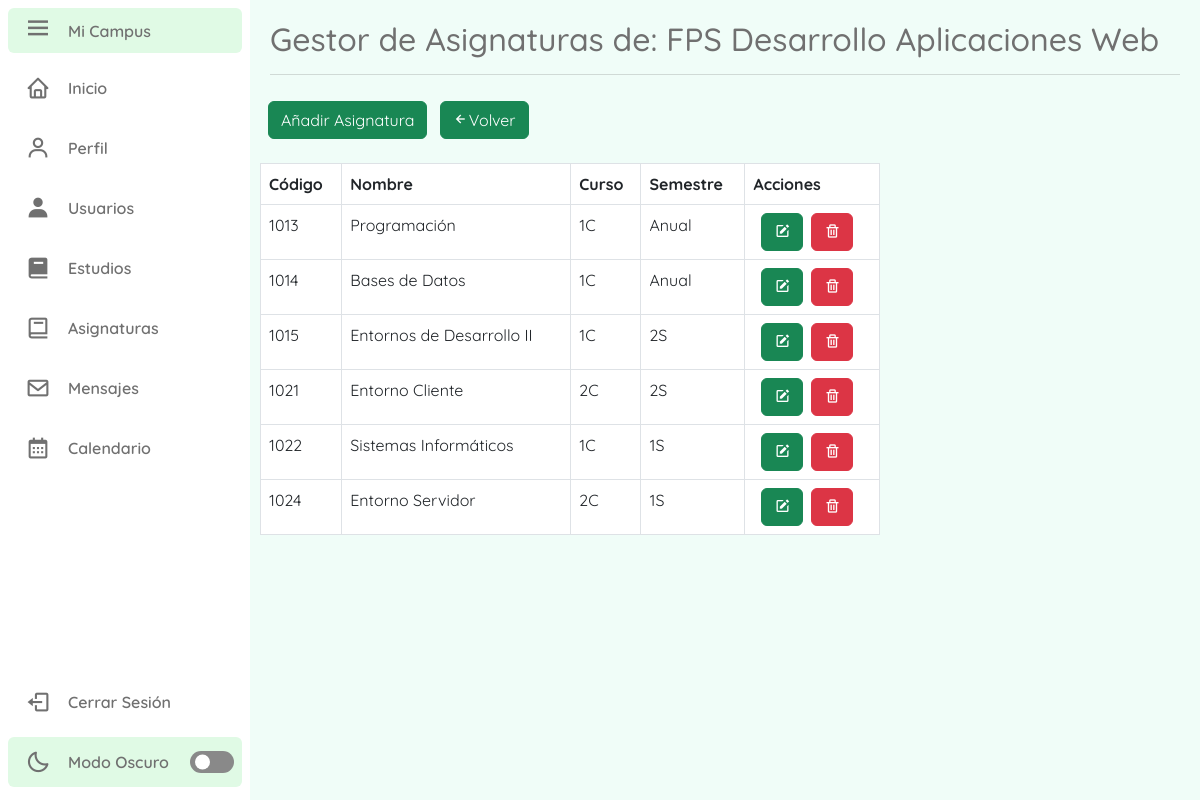
The page /anadirAsignaturas/1 (signed in) on the database its author committed.
### tables this page shows
CREATE TABLE `modulos` (
  `moduloID` int(11) NOT NULL,
  `nombre` varchar(225) DEFAULT NULL
);

CREATE TABLE `asignaturas` (
  `asignaturaID` int(11) NOT NULL,
  `nombre` varchar(255) NOT NULL,
  `curso` varchar(50) NOT NULL,
  `semestre` varchar(50) NOT NULL,
  `moduloID_FK` int(11) NOT NULL
);

### Controllers/templateC.php (called while the page is built)
<?php
    class Template{
        public function LlamarTemplate(){
            include "Views/main.php";
        }
    }
?>

### index.php (called while the page is built, shortened)
<?php
    require_once "Controllers/templateC.php";
    require_once "Models/usuariosM.php";
    require_once "Controllers/estudiosC.php";
    require_once "Models/estudiosM.php";
    require_once "Controllers/asignaturasC.php";
    require_once "Models/asignaturasM.php";
    $template = new Template();
    $template -> LlamarTemplate();
?>

### Controllers/estudiosC.php (called while the page is built, shortened)
<?php
    class EstudiosC{
        public static function ListadoEstudiosC($columna, $valor){
            $tablaBD = "modulos";
            $result = EstudiosM::ListadoEstudiosM($tablaBD, $columna, $valor);
            return $result;
        }
    }
?>

### Models/Conexion.php (called while the page is built)
<?php
    class Conexion{
        public static function conexionBD(){
            $bd = new PDO("mysql:host=localhost;dbname=campus;", "root", "");
            $bd -> exec("SET NAMES utf8");
            return $bd;
        }
    }
?>

### Models/estudiosM.php (called while the page is built, shortened)
<?php
    require_once "Conexion.php";
    class EstudiosM extends Conexion{
        public static function ListadoEstudiosM($tablaBD, $columna, $valor){
            $pdo = Conexion::conexionBD() -> prepare("SELECT * FROM $tablaBD WHERE $columna = :$columna");
            $pdo -> bindparam(":".$columna, $valor, PDO::PARAM_STR);
            $pdo -> execute();
            return $pdo -> fetch();
        }
    }
?>

### Controllers/asignaturasC.php (called while the page is built, shortened)
<?php
    class AsignaturaC{
        public static function MostrarAsignaturasC($columna, $valor){
            $tablaBD = "asignaturas";
            $result = AsignaturaM::MostrarAsignaturasM($tablaBD, $columna, $valor);
            return $result;
        }
    }
?>

### Models/asignaturasM.php (called while the page is built, shortened)
<?php
    require_once "Conexion.php";
    class AsignaturaM extends Conexion{
        public static function MostrarAsignaturasM($tablaBD, $columna, $valor){
            if($columna != null){
                $pdo = Conexion::conexionBD() -> prepare("SELECT * FROM $tablaBD WHERE $columna = :$columna");
                $pdo -> bindParam(":".$columna, $valor, PDO::PARAM_INT);
                $pdo -> execute();
                return $pdo -> fetch();
            }else{
                $pdo = Conexion::conexionBD() -> prepare("SELECT * FROM $tablaBD");
                $pdo -> execute();
                return $pdo -> fetchAll();
            }
        }
    }
?>

### Views/modulos/anadirAsignaturas.php (the view, shortened to what this page needs)
<div class="content">
    <section class="content-header">
        <?php
            $exp = explode("/", $_GET["url"]);
            $columna = "moduloID";
            $valor = $exp[1];
            $estudios= EstudiosC::ListadoEstudiosC($columna, $valor);
            echo'<h2>Gestor de Asignaturas de: '.$estudios["nombre"].'</h2>';
        ?>
        <hr>
    </section>
    <section class= "content-box">
        <div class= box>
            <div class="box-header">
                <?php
                if($_SESSION["tipoUsuario"] == "Admin"){
                    echo'<button class="btn btn-success" data-bs-toggle="modal" data-bs-target="#anadirAsignatura">Añadir Asignatura</button>';
                }
                ?>
                <a href= "../estudios">
                    <button class="btn btn-success"><i class='bx bx-left-arrow-alt'></i>Volver</button>
                </a>
            </div>
            <br>
            <div class="box-body">
                <div class="col-md-8 col-xs-12">
                    <table class="table table-bordered table-hover T">
                        <thead>
                            <tr>
                                <th>Código</th>
                                <th>Nombre</th>
                                <th>Curso</th>
                                <th>Semestre</th>
                                <?php
                                if($_SESSION["tipoUsuario"] == "Admin"){
                                    echo'<th>Acciones</th>';
                                }
                                ?>
                            </tr>
                        </thead>
                        <tbody>
                        <?php
                            $columna= null;
                            $valor= null;
                            $result = AsignaturaC::MostrarAsignaturasC($columna, $valor);
                            foreach($result as $key => $value){
                                if($value["moduloID_FK"]== $exp[1]){
                                    echo '<tr>
                                        <td>'.$value["asignaturaID"].'</td>
                                        <td>'.$value["nombre"].'</td>
                                        <td>'.$value["curso"].'</td>
                                        <td>'.$value["semestre"].'</td>';
                                        if($_SESSION["tipoUsuario"] == "Admin"){
                                            echo'<td>
                                                    <div class="btn-group">
                                                        <a href="#">
                                                        <button class="btn btn-success EditarAsignatura" aID="'.$value["asignaturaID"].'" mID="'.$value["moduloID_FK"].'" data-bs-toggle="modal" data-bs-target="#editarAsignatura""><i class="bx '.('bxs-edit').'"></i></button>
                                                        </a>
                                                        <a href="#">
                                                        <button class="btn btn-danger EliminarAsignatura" aID="'.$value["asignaturaID"].'"mID="'.$value["moduloID_FK"].'"><i class="bx '.('bx-trash').'"></i></button>
                                                        </a>
                                                    </div>
                                                </td>';
                                        }
                                    echo'</tr> ';
                                }
                            }
                        ?>
                        </tbody>
                    </table>
                </div>
            </div>
        </div>
    </section>
</div>

### Views/main.php (shortened to what this page needs)
<!DOCTYPE html>
<html lang="es">
<head>
    <link href="https://cdn.jsdelivr.net/npm/bootstrap@5.3.0-alpha1/dist/css/bootstrap.min.css" rel="stylesheet">
    <link href='https://unpkg.com/boxicons@2.1.4/css/boxicons.min.css' rel='stylesheet'>
    <link rel="stylesheet" href="/ProyectoCampus/Views/CSS/style.css">
</head>
<body>
    <?php
        if(isset($_SESSION["IniciarSesion"]) && $_SESSION["IniciarSesion"] == true){
            include "Views/modulos/sidebar.php";
            if(isset($_GET["url"])){
                $url = explode("/", $_GET["url"]);
                if($url[0]=="inicio" || $url[0]=="cerrarSesion" || $url[0]=="perfil"|| $url[0]=="usuarios" || $url[0]=="estudios" ||
                $url[0]=="editarEstudios"|| $url[0]=="asignaturas" || $url[0]=="calendario" || $url[0]=="expediente" || $url[0]=="mensajes" ||
                $url[0]=="estudiantes"|| $url[0]=="anadirAsignaturas" || $url[0]=="contenidoAsignatura" || $url[0]=="mostrarMensaje" || $url[0]=="expedienteAlumno"||
                $url[0]=="mostrarArchivo"){
                    include "modulos/".$url[0].".php";
                }
            }else{
                include "modulos/inicio.php";
            }
        }else if(isset($_GET["url"])){
            if($_GET["url"]== "login"){
                include "modulos/login.php";
            }
            if($_GET["url"]== "registro"){
                include "modulos/registro.php";
            }
        }else{
            include "modulos/login.php";
        }
    ?>
</body>
</html>

### Views/modulos/sidebar.php (shortened to what this page needs)
<nav class="sidebar">
            <div class= header>
                <div class="image-text">
                    <span class="menu-header icon">
                        <i class='bx bx-menu'></i>
                    </span>
                    <div class ="text header-text">
                        <span class="name">Mi Campus</span>
                    </div>
                </div>
            </div>
            <div class="menu-bar">
                <div class="menu">
                    <li class="nav-link">
                        <a href="/ProyectoCampus/inicio">
                            <i class='bx bx-home icon'></i>
                            <span class="text nav-text">Inicio</span>
                        </a>
                    </li>
                    <li class="nav-link">
                        <a href="/ProyectoCampus/perfil">
                            <i class='bx bx-user icon'></i>
                            <span class="text nav-text">Perfil</span>
                        </a>
                    </li>
                    <?php
                    if($_SESSION["tipoUsuario"] != "Alumno"){
                echo'<li class="nav-link">
                        <a href="/ProyectoCampus/usuarios">
                            <i class="bx '.('bxs-user icon').'"></i>
                            <span class="text nav-text">Usuarios</span>
                        </a>
                    </li>
                    <li class="nav-link">
                        <a href="/ProyectoCampus/estudios">
                            <i class="bx '.('bxs-book icon').'"></i>
                            <span class="text nav-text">Estudios</span>
                        </a>
                    </li>';
                    }
                    ?>
                    <li class="nav-link">
                        <a href="/ProyectoCampus/asignaturas">
                            <i class='bx bx-book icon'></i>
                            <span class="text nav-text">Asignaturas</span>
                        </a>
                    </li>
                    <li class="nav-link">
                        <a href="/ProyectoCampus/mensajes">
                            <i class='bx bx-envelope icon'></i>
                            <span class="text nav-text">Mensajes</span>
                        </a>
                    </li>
                    <li class="nav-link">
                        <a href="/ProyectoCampus/calendario">
                            <i class='bx bx-calendar icon'></i>
                            <span class="text nav-text">Calendario</span>
                        </a>
                    </li>
                    <li class="nav-link">
                    </li>
                </div>
                <div class="bottom-content">
                    <li class="">
                        <a href="/ProyectoCampus/cerrarSesion">
                            <i class='bx bx-log-out icon'></i>
                            <span class="text nav-text">Cerrar Sesión</span>
                        </a>
                    </li>
                    <li class="modo">
                        <div class="oscuro-claro">
                            <i class='bx bx-moon icon moon'></i>
                        </div>
                        <span class="mode-text text">Modo Oscuro</span>
                        <div class="toggle-switch">
                            <span class="switch"></span>
                        </div>
                    </li>
                </div>
            </div>
 </nav>

### Views/CSS/style.css (style rules this page uses)
:root { --body-color: #F0FDF8 ; --sidebar-color: #ffffff; --primary-color: #2E9959; --primary-color-light: #E0FAE5; --text-color: #707070; --toggle-color: #898989; }
* { font-family: 'Quicksand', sans-serif; }
body { height: 100vh; background: var(--body-color); }
.sidebar { position: fixed; top: 0; left: 0; height: 100%; width: 250px; padding: 8px; background: var(--sidebar-color); z-index: 100; }
.sidebar .text { font-size: 16px; font-weight: 600; }
.sidebar .header { position: relative; font-size: 30px; color: var(--text-color); background: var(--primary-color-light); border-radius: 6px; }
.sidebar .header .image-text { padding-left: 15px; display: flex; align-items: center; }
.sidebar .header .image-text .header-text { padding-left: 15px; display: flex; flex-direction: column; }
.sidebar li { height: 50px; margin-top: 10px; list-style: none; display: flex; align-items: center; }
.sidebar li a { text-decoration: none; height: 100%; width: 100%; display: flex; align-items: center; border-radius: 6px; }
.sidebar li .icon { font-size: 25px; min-width: 60px; display: flex; align-items: center; justify-content: center; color: var(--text-color); }
.sidebar li .text { color: var(--text-color); }
.sidebar .menu-bar { height: calc(100% - 50px); display: flex; flex-direction: column; justify-content: space-between; }
.menu-bar .modo { position:relative; border-radius: 6px; background: var(--primary-color-light) }
.menu-bar .modo .oscuro-claro { height: 50px; width: 60px; display: flex; align-items: center; }
.menu-bar .modo i { position: absolute; }
.menu-bar .modo .toggle-switch { position: absolute; right: 0; display: flex; align-items: center; justify-content: center; height: 100%; min-width: 60px; cursor: pointer; }
.toggle-switch .switch { position: relative; height: 22px; width: 44px; border-radius: 25px; background: var(--toggle-color); }
.switch::before { content: ''; position: absolute; height: 15px; width: 15px; border-radius: 50%; top: 50%; left: 5px; transform: translateY(-50%); ; background: var(--sidebar-color); transition: all 0.3s ease; }
.content { position: relative; left: 250px; height: 100vh; width: calc(100% - 250px); padding: 10px; }
.content .content-header, p { font-size: 50px; font-weight: 500; color: var(--text-color); padding: 10px; }
.btn { margin-left: 8px; }
table thead { background: var(--primary-color); color: var(--sidebar-color); }
table tbody { background: white; }

### rows shown on the page
modulos: nombre "FPS Desarrollo Aplicaciones Web"
asignaturas: asignaturaID "1013", nombre "Programación", curso "1C", semestre "Anual"
asignaturas: asignaturaID "1014", nombre "Bases de Datos", curso "1C", semestre "Anual"
asignaturas: asignaturaID "1015", nombre "Entornos de Desarrollo II", curso "1C", semestre "2S"
asignaturas: asignaturaID "1021", nombre "Entorno Cliente", curso "2C", semestre "2S"
asignaturas: asignaturaID "1022", nombre "Sistemas Informáticos", curso "1C", semestre "1S"
asignaturas: asignaturaID "1024", nombre "Entorno Servidor", curso "2C", semestre "1S"
